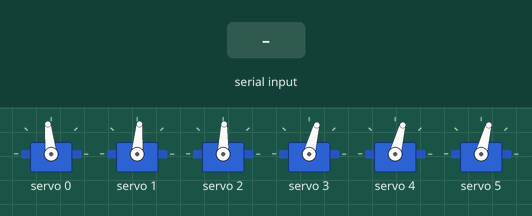
Recording of a sketch running on a simulated Arduino Uno, built with avr-gcc and run on an emulated ATmega328P. On the bench: 6 × servo. The inputs (shaded band) are chosen by the test bench.

Above: at 1.2 s.
1.3 s: "90,45\n" received over Serial
At 3.4 s:
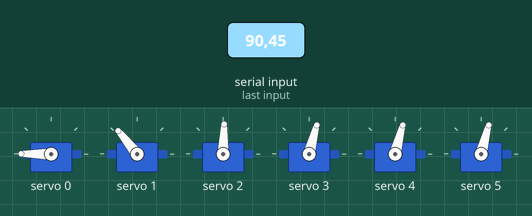
4.0 s: "30,150\n" received over Serial
At 5.8 s:
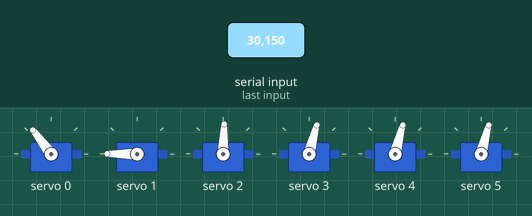
6.5 s: "5\n" received over Serial
At 8.2 s:
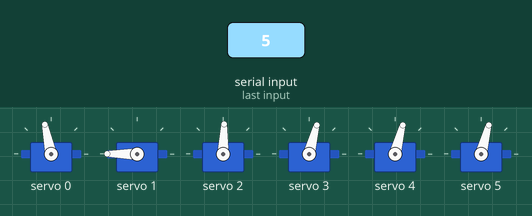
9.0 s: "90\n" received over Serial
At 10.7 s:
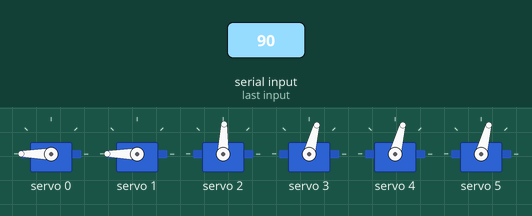
11.5 s: "90,45,200,10,150,30\n" received over Serial
At 13.2 s:
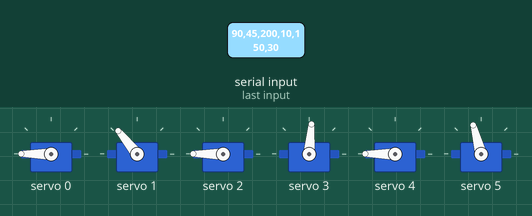
14.0 s: "30,150\n" received over Serial
At 15.6 s:
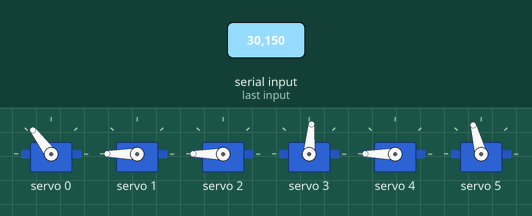
Timing chart, 0 to 17.1 s (numbered marks = the images above; inputs shaded):
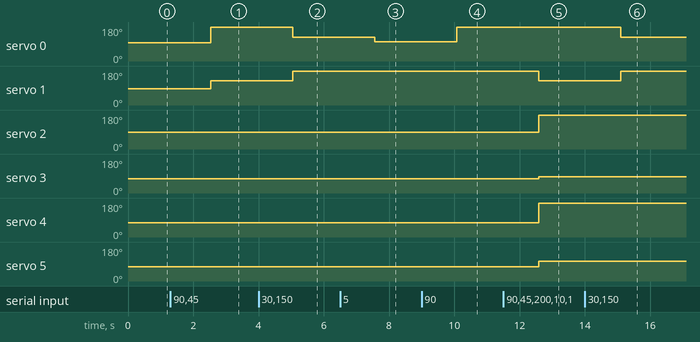

Measured:
- after the input at 1.3 s, servo 0: 96° → 180° after 1.2 s; servo 1: 85° → 129° after 1.2 s
- after the input at 4.0 s, servo 0: 180° → 127° after 1.0 s; servo 1: 129° → 180° after 1.0 s
- after the input at 6.5 s, servo 0: 127° → 102° after 1.1 s
- after the input at 9.0 s, servo 0: 102° → 180° after 1.1 s
- after the input at 11.5 s, servo 1: 180° → 129° after 1.1 s; servo 2: 88° → 180° after 1.1 s; servo 3: 75° → 85° after 1.1 s; servo 4: 75° → 180° after 1.1 s; servo 5: 75° → 105° after 1.1 s
- after the input at 14.0 s, servo 0: 180° → 127° after 1.1 s; servo 1: 129° → 180° after 1.1 s

The sketch:

motion_control_terminal.ino
```cpp
#include <Wire.h>
#include <Adafruit_PWMServoDriver.h>

Adafruit_PWMServoDriver driver = Adafruit_PWMServoDriver();

#define SERVOMIN0  120
#define SERVOMAX0  489
#define SERVOMIN1  110
#define SERVOMAX1  475
#define SERVOMIN2  120
#define SERVOMAX2  475
#define SERVOMIN3  75
#define SERVOMAX3  465
#define SERVOMIN4  80
#define SERVOMAX4  460
#define SERVOMIN5  80
#define SERVOMAX5  460

#define SERVO_FREQ 50
#define J_0_OFFSET 0
#define J_1_OFFSET 0
#define J_2_OFFSET 0
#define J_3_OFFSET 0
#define J_4_OFFSET 0
#define J_5_OFFSET 0

int angolo0, angolo1, angolo2, angolo3, angolo4, angolo5;
float pwm0, pwm1, pwm2, pwm3, pwm4, pwm5;
String buffer, angolo0_string, angolo1_string, angolo2_string, angolo3_string, angolo4_string, angolo5_string;

void setup() {
  Serial.begin(9600);
  driver.begin();
  driver.setOscillatorFrequency(27000000);
  driver.setPWMFreq(SERVO_FREQ);
  delay(10);
  pwm0 = map(0, -90, 80, SERVOMIN0, SERVOMAX0);
  pwm1 = map(0, -90, 90, SERVOMIN1, SERVOMAX1);
  pwm2 = map(0, -90, 90, SERVOMIN2, SERVOMAX2);
  pwm3 = map(0, -90, 90, SERVOMIN3, SERVOMAX3);
  pwm4 = map(0, -90, 90, SERVOMIN4, SERVOMAX4);
  pwm5 = map(0, -90, 90, SERVOMIN5, SERVOMAX5);

  driver.setPWM(0, 0, pwm0);
  driver.setPWM(1, 0, pwm1);
  driver.setPWM(2, 0, pwm2);
  driver.setPWM(3, 0, pwm3);
  driver.setPWM(4, 0, pwm4);
  driver.setPWM(5, 0, pwm5);
}

void loop() {
  if(Serial.available()){
    buffer = Serial.readString();
    sscanf(buffer.c_str(), "%d,%d,%d,%d,%d,%d", &angolo0, &angolo1, &angolo2, &angolo3, &angolo4, &angolo5);
  }
  pwm0 = map(angolo0, -90, 80, SERVOMIN0, SERVOMAX0);
  pwm1 = map(angolo1, -90, 90, SERVOMIN1, SERVOMAX1);
  pwm2 = map(angolo2, -90, 90, SERVOMIN2, SERVOMAX2);
  pwm3 = map(angolo3, -90, 90, SERVOMIN3, SERVOMAX3);
  pwm4 = map(angolo4, -90, 90, SERVOMIN4, SERVOMAX4);
  pwm5 = map(angolo5, -90, 90, SERVOMIN5, SERVOMAX5);

  driver.setPWM(0, 0, pwm0);
  driver.setPWM(1, 0, pwm1);
  driver.setPWM(2, 0, pwm2);
  driver.setPWM(3, 0, pwm3);
  driver.setPWM(4, 0, pwm4);
  driver.setPWM(5, 0, pwm5);
  delay(500);

}
```
